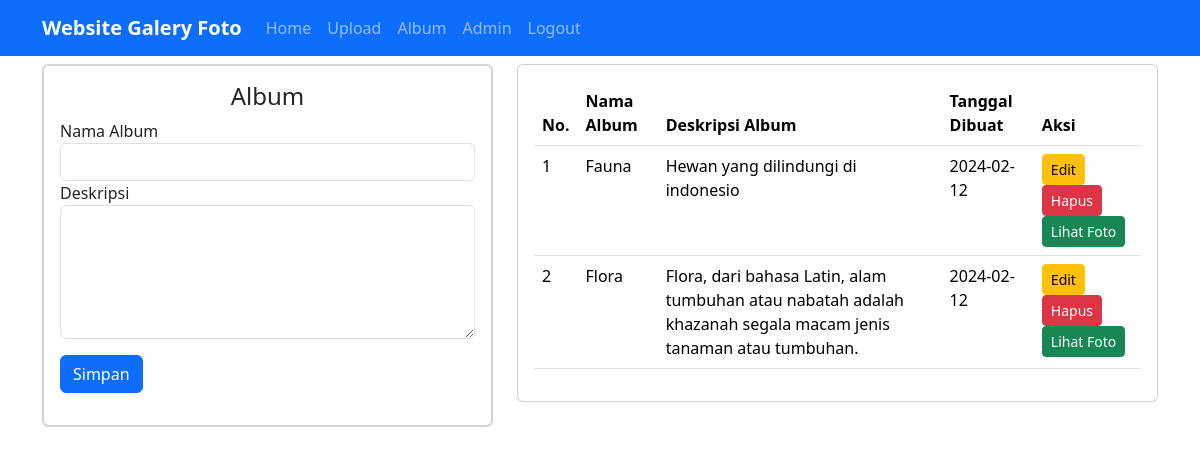
Screenshot of /?url=album (signed in) with the database file from the repository.
### tables this page shows
CREATE TABLE `album` (
  `albumid` int(11) NOT NULL,
  `namaalbum` varchar(255) NOT NULL,
  `deskripsi` text NOT NULL,
  `tanggaldibuat` date NOT NULL,
  `userid` int(11) NOT NULL
);

### page/album.php (the view, shortened to what this page needs)
<div class="container">
    <div class="row">
    <div class="col-5">
            <div class="card mt-2">
            <div class="card">
                <div class="card-body">
                    <h4 class="row justify-content-center">Album</h4>
                   <?php if(!isset($_GET['edit'])): ?>
                    <form action="?url=album" method="post">
                    <div class="form-group">
                        <label>Nama Album</label>
                        <input type="text" class="form-control" required name="namaalbum">
                    </div>
                    <div class="form-group">
                        <label>Deskripsi</label>
                        <textarea name="deskripsi" class="form-control" required cols="30" rows="5"></textarea>
                    </div>
                    <input type="submit" value="Simpan" name="submit" class="btn btn-primary my-3">
                    </form>
                    <?php endif; ?>
                </div>
                </div>
            </div>
        </div>
    <div class="col-7">
       <div class="card mt-2">
         <div class="card-body">
           <table class="table table-hovered">
                <thead>
                    <tr>
                        <th>No.</th>
                        <th>Nama Album</th>
                        <th>Deskripsi Album</th>
                        <th>Tanggal Dibuat</th>
                        <th>Aksi</th>
                    </tr>
                </thead>
                <tbody>
                    <?php
                        $i=1;
                        $userid=@$_SESSION['userid'];
                        $albums=mysqli_query($conn, "SELECT * FROM album WHERE userid='$userid'");
                        foreach($albums as $album):
                    ?>
                    <tr>
                        <td><?= $i++ ?></td>
                        <td><?= $album['namaalbum'] ?></td>
                        <td><?= $album['deskripsi'] ?></td>
                        <td><?= $album['tanggaldibuat'] ?></td>
                        <td>
                            <a href="?url=album&&edit&&albumid=<?= $album['albumid'] ?>" class="btn btn-sm btn-warning">Edit</a>
                            <a href="?url=album&&hapus&&albumid=<?= $album['albumid'] ?>" class="btn btn-sm btn-danger">Hapus</a>
                            <a href="?url=kategori&&albumid=<?= $album['albumid'] ?>" class="btn btn-sm btn-success">Lihat Foto</a>
                        </td>
                    </tr>
                    <?php endforeach; ?>
                </tbody>
         </table>
       </div>
      </div>
    </div>
</div>

### assets/css/style.css (style rules this page uses)
.container { width: 100%; margin: 0 auto; }
.container:after { content: ''; display: block; clear: both; }

### rows the page displays
album: namaalbum "Fauna", deskripsi "Hewan yang dilindungi di indonesio", tanggaldibuat "2024-02-12"
album: namaalbum "Flora", deskripsi "Flora, dari bahasa Latin, alam tumbuhan atau nabatah adalah khazanah segala macam jenis tanaman atau tumbuhan.", tanggaldibuat "2024-02-12"

### other values shown
$_SESSION['username'] "Admin"
